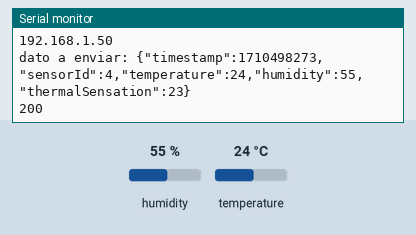
The sketch below on a simulated ESP32. Parts: the last lines printed to the serial monitor. The inputs (shaded band) are chosen by the test bench; at power-on: humidity 55 %, temperature 24 °C. WiFi joins after 1.5 s; servers stay silent unless stated; uploads are accepted with an empty reply; the local clock reads 2024-03-15 10:24:30 at power-on unless the sketch sets it.

Above: at 4.2 s.
4.3 s: humidity set to 22 %
At 6.92 s:
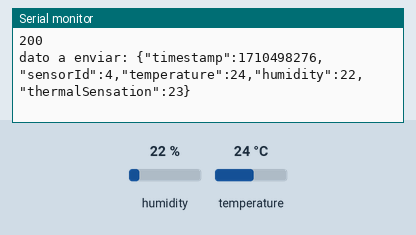
8.9 s: temperature set to 12 °C
At 11.8 s:
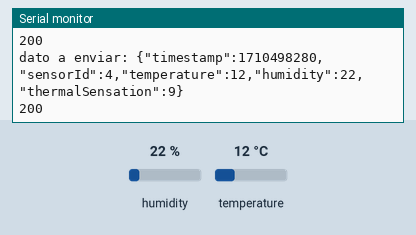
13.5 s: humidity set to 40 %
At 15.6 s:
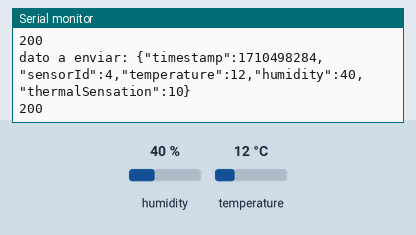
Timing chart, 0 to 17.1 s (numbered marks = the images above; inputs shaded):
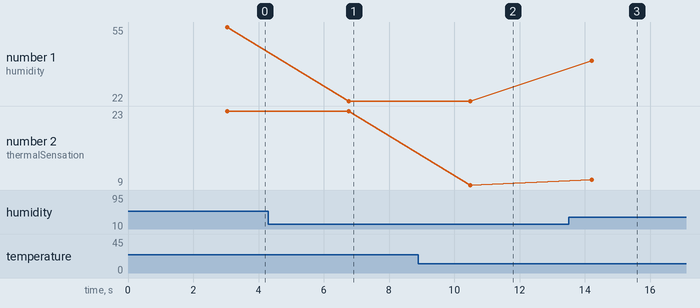

The sketch:

sketch_sep1a.ino
```cpp
/*
Incluir librerias:
-Adafruit Unified Sensor by Adafruit
-ArduinoJson by Benoit Blanchon
-DHT Sensor library by Adafruit
-ArduinoHttpClient by Arduino
**Incluir la board de ESP32** para que funcione el TimeStamp
*/
#include <WiFi.h>
#include <ArduinoJson.h>
#include <HTTPClient.h>
#include <DHT.h>
#include <time.h>

//Definir los pines del sensor
#define DHTPIN 4
#define DHTTYPE DHT11

//Inicializar las variables globales
DHT dht(DHTPIN,DHTTYPE);
WiFiClient BClient;

//Inicializar el documento JSON
DynamicJsonDocument doc(1024);
String json;

//Credenciales para conexión de la red.
const char* ssid = "Nonpiracy";
const char* password = "1006010111";
const char* ntpServer = "pool.ntp.org";

//Metodo que agarre el tiempo en un servidor NTP
unsigned long getTime(){
  time_t now;
  struct tm timeinfo;
  if (!getLocalTime(&timeinfo)){
    return(0);
  }
  time(&now);
  return now;
}

//Metodo para crear el json
void jsonBuilder(float t, float h, long hic){
  doc["timestamp"] = getTime();
  doc["sensorId"] = DHTPIN;
  doc["temperature"] = t;
  doc["humidity"] = h;
  doc["thermalSensation"] = hic;
  serializeJson(doc,json);
}

void lecturaDht(){
  float t = dht.readTemperature();
  float h = dht.readHumidity();
  if (!isnan(t) && !isnan(h)) {
    float hic = dht.computeHeatIndex(t,h,false);
    jsonBuilder(t,h,hic);
  }
}

//Metodo para la conexion de WiFi
void setup_wifi(){
  delay(10);
  //Empezamos la conexion a la red WiFi
  Serial.print("");
  Serial.print("Connecting to ");
  Serial.println(ssid);

  WiFi.begin(ssid, password);

  while (WiFi.status() != WL_CONNECTED) {
    delay(500);
    Serial.println("Connecting to WiFi..");
  }

  Serial.println("");
  Serial.println("WiFi connected");
  Serial.println("IP address: ");
  Serial.println(WiFi.localIP());
}

void setup() {
  Serial.begin(115200); //Conexion Serial
  setup_wifi(); //Conexion WiFi
  delay(1500);
  dht.begin();
  configTime(0,0,ntpServer);
}

void loop() {
  json = "";
  lecturaDht();
  Serial.println("dato a enviar: "+ json);
  HTTPClient http; //Declare object of class HTTPClient
  //Specify request destination
  http.begin(BClient, "http://20.84.65.85:3000/datos");
  http.addHeader("Content-Type", "application/json", 0, 0); //Specify contenttype header
  int httpCode = http.POST(json); //Send the request
  String payload = http.getString(); //Get the response payload
  Serial.println(httpCode); //Print HTTP return code
  Serial.println(payload); //Print request response payload
  http.end(); //Close connection
  delay(3500);
}
```

Measured:
- after the input at 4.3 s, the serial monitor: prints a new line after 2.5 s (image 1)
- after the input at 8.9 s, the serial monitor: prints a new line after 1.6 s (image 2)
- after the input at 13.5 s, the serial monitor: prints a new line after 0.72 s (image 3)
- plotted number 1: 55 → 22 after the input at 4.3 s, 22 → 40 after the input at 13.5 s
- plotted number 2: 23 → 9 after the input at 8.9 s, 9 → 10 after the input at 13.5 s
